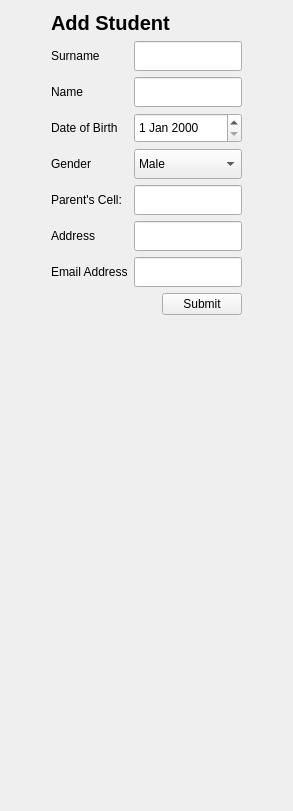
          <widget class="QWidget" name="addstudent_page">
           <layout class="QVBoxLayout" name="verticalLayout_10">
            <item>
             <layout class="QHBoxLayout" name="horizontalLayout_3">
              <item>
               <spacer name="horizontalSpacer_3">
                <property name="orientation">
                 <enum>Qt::Horizontal</enum>
                </property>
                <property name="sizeHint" stdset="0">
                 <size>
                  <width>40</width>
                  <height>20</height>
                 </size>
                </property>
               </spacer>
              </item>
              <item>
               <layout class="QVBoxLayout" name="verticalLayout_8">
                <item>
                 <widget class="QLabel" name="label_24">
                  <property name="font">
                   <font>
                    <pointsize>15</pointsize>
                    <bold>true</bold>
                   </font>
                  </property>
                  <property name="text">
                   <string>Add Student</string>
                  </property>
                 </widget>
                </item>
                <item>
                 <layout class="QHBoxLayout" name="horizontalLayout_2">
                  <item>
                   <layout class="QVBoxLayout" name="verticalLayout_7">
                    <item>
                     <widget class="QLabel" name="label_22">
                      <property name="text">
                       <string>Surname</string>
                      </property>
                     </widget>
                    </item>
                    <item>
                     <widget class="QLabel" name="label_20">
                      <property name="text">
                       <string>Name</string>
                      </property>
                     </widget>
                    </item>
                    <item>
                     <widget class="QLabel" name="label_21">
                      <property name="text">
                       <string>Date of Birth</string>
                      </property>
                     </widget>
                    </item>
                    <item>
                     <widget class="QLabel" name="label_23">
                      <property name="text">
                       <string>Gender</string>
                      </property>
                     </widget>
                    </item>
                    <item>
                     <widget class="QLabel" name="label_19">
                      <property name="text">
                       <string>Parent's Cell:</string>
                      </property>
                     </widget>
                    </item>
                    <item>
                     <widget class="QLabel" name="label_17">
                      <property name="text">
                       <string>Address</string>
                      </property>
                     </widget>
                    </item>
                    <item>
                     <widget class="QLabel" name="label_18">
                      <property name="text">
                       <string>Email Address</string>
                      </property>
                     </widget>
                    </item>
                   </layout>
                  </item>
                  <item>
                   <layout class="QVBoxLayout" name="verticalLayout_6">
                    <item>
                     <widget class="QLineEdit" name="lineEdit_19">
                      <property name="minimumSize">
                       <size>
                        <width>0</width>
                        <height>30</height>
                       </size>
                      </property>
                      <property name="text">
                       <string/>
                      </property>
                     </widget>
                    </item>
                    <item>
                     <widget class="QLineEdit" name="lineEdit_18">
                      <property name="minimumSize">
                       <size>
                        <width>0</width>
                        <height>30</height>
                       </size>
                      </property>
                     </widget>
                    </item>
                    <item>
                     <widget class="QDateEdit" name="dateEdit_2">
                      <property name="minimumSize">
                       <size>
                        <width>0</width>
                        <height>30</height>
                       </size>
                      </property>
                     </widget>
                    </item>
                    <item>
                     <widget class="QComboBox" name="comboBox_4">
                      <property name="minimumSize">
                       <size>
                        <width>0</width>
                        <height>30</height>
                       </size>
                      </property>
                      <item>
                       <property name="text">
                        <string>Male</string>
                       </property>
                      </item>
                      <item>
                       <property name="text">
                        <string>Female</string>
                       </property>
                      </item>
                     </widget>
                    </item>
                    <item>
                     <widget class="QLineEdit" name="lineEdit_17">
                      <property name="minimumSize">
                       <size>
                        <width>0</width>
                        <height>30</height>
                       </size>
                      </property>
                     </widget>
                    </item>
                    <item>
                     <widget class="QLineEdit" name="lineEdit_15">
                      <property name="minimumSize">
                       <size>
                        <width>0</width>
                        <height>30</height>
                       </size>
                      </property>
                     </widget>
                    </item>
                    <item>
                     <widget class="QLineEdit" name="lineEdit_16">
                      <property name="minimumSize">
                       <size>
                        <width>0</width>
                        <height>30</height>
                       </size>
                      </property>
                     </widget>
                    </item>
                   </layout>
                  </item>
                 </layout>
                </item>
                <item>
                 <layout class="QHBoxLayout" name="horizontalLayout_11">
                  <item>
                   <spacer name="horizontalSpacer_11">
                    <property name="orientation">
                     <enum>Qt::Horizontal</enum>
                    </property>
                    <property name="sizeHint" stdset="0">
                     <size>
                      <width>40</width>
                      <height>20</height>
                     </size>
                    </property>
                   </spacer>
                  </item>
                  <item>
                   <widget class="QPushButton" name="pushButton_18">
                    <property name="text">
                     <string>Submit</string>
                    </property>
                   </widget>
                  </item>
                 </layout>
                </item>
               </layout>
              </item>
              <item>
               <spacer name="horizontalSpacer">
                <property name="orientation">
                 <enum>Qt::Horizontal</enum>
                </property>
                <property name="sizeHint" stdset="0">
                 <size>
                  <width>40</width>
                  <height>20</height>
                 </size>
                </property>
               </spacer>
              </item>
             </layout>
            </item>
            <item>
             <spacer name="verticalSpacer_4">
              <property name="orientation">
               <enum>Qt::Vertical</enum>
              </property>
              <property name="sizeHint" stdset="0">
               <size>
                <width>20</width>
                <height>485</height>
               </size>
              </property>
             </spacer>
            </item>
           </layout>
          </widget>
